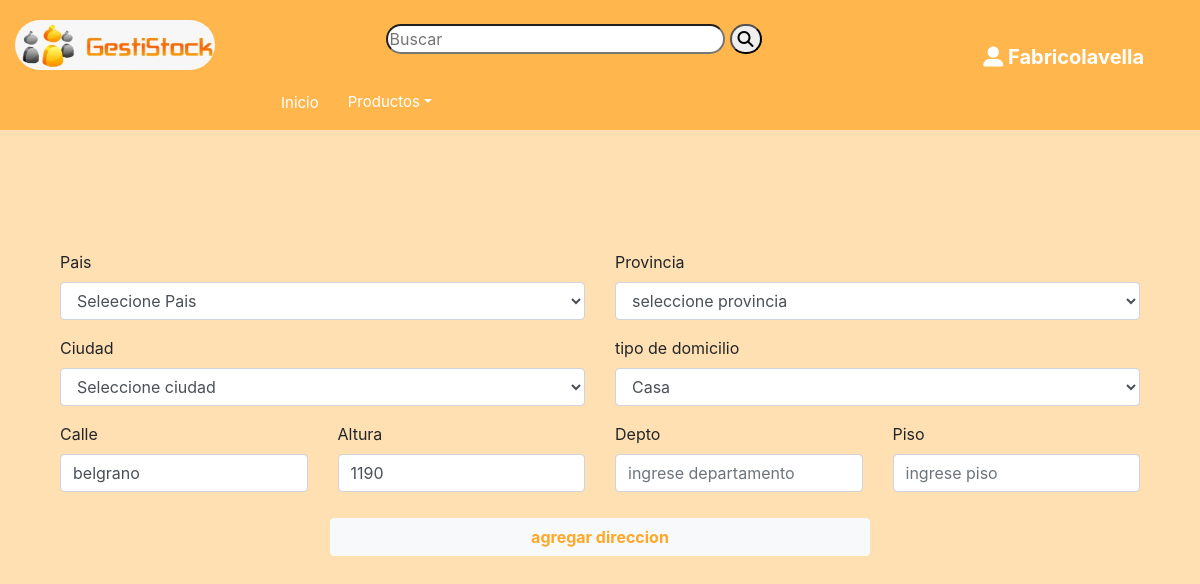
/ModDomicilioCompra.php?idDireccion=18 (signed in), run on an earlier commit of the app's database.
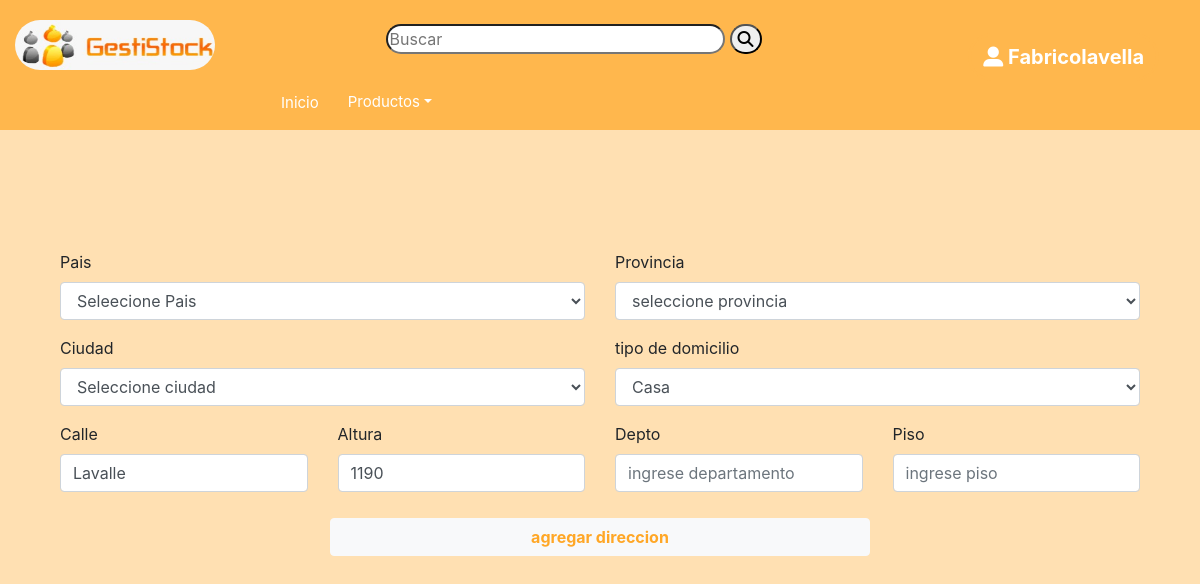
And on a later commit of the database.
### tables this page shows
CREATE TABLE `direcciones` (
  `idDireccion` int(11) NOT NULL,
  `idCiudad` int(11) NOT NULL,
  `idPersona` int(11) NOT NULL,
  `idTipoDomicilio` int(11) NOT NULL,
  `calle` varchar(45) DEFAULT NULL,
  `altura` int(11) DEFAULT NULL,
  `dpto` varchar(45) DEFAULT NULL,
  `piso` varchar(45) DEFAULT NULL
);

### ModDomicilioCompra.php (the view, shortened to what this page needs)
<?php
require("header.php");
?>
<div class="row">
<div class="container">
<?php
$select5=mysqli_query($conexion,"SELECT idTipoDomicilio,descripcion FROM tiposdomicilios ORDER BY descripcion ASC");
?>
 <?php
if(isset($_GET['idDireccion'])){
    $idDireccion=$_GET['idDireccion'];
    $select=mysqli_query($conexion,"SELECT * FROM direcciones WHERE idDireccion=$idDireccion");
    while($r=mysqli_fetch_array($select)){
?>
    <div class="col-md-12" style="padding-top:120px">
                      <form action="direccionesClientes.php" method="POST">
                         <div class="row">
                            <div class="col-md-6">
                              <div class="form-group">
                                <label>Pais</label>
                                <select class="form-control" id="cbxpais" name="cbxpais">
               	                  <option>Seleecione Pais</option>
                                </select>
                              </div>
                              <div class="form-group">
                                <label>Ciudad</label>
                                <select class="form-control" id="cbxciudad" name="cbxciudad">
                                   <option>Seleccione ciudad</option>
                                </select>
                              </div>
                              <div class="row">
                                <div class="form-group col-md-6">
                                  <label>Calle</label>
                                  <input type="text" class="form-control" name="calle" id="calle" value="<?php echo $r['calle'];?>"  placeholder="ingrese calle">
                                </div>
                                <div class="form-group col-md-6">
                                  <label>Altura</label>
                                  <input type="text" class="form-control" name="altura" id="altura" value="<?php echo $r['altura'];?>" placeholder="ingrese altura">
                                </div>
                              </div>
                            </div>
                            <div class="col-md-6">
                               <div class="form-group">
                                  <label>Provincia</label>
                                  <select class="form-control" id="cbxprovincia" name="cbxprovincia">
                                     <option>seleccione provincia</option>
                                  </select>
                               </div>
                               <div class="form-group">
                                  <label>tipo de domicilio</label>
                                  <select class="form-control" id="tipodomicilio" name="tipodomicilio">
                                    <?php while ($rsTP = $select5->fetch_assoc()){?>
                                       <option value="<?php echo $rsTP['idTipoDomicilio']; ?>"><?php echo $rsTP['descripcion'];?></option>
                                    <?php } ?>
                                  </select>
                               </div>
                               <div class="row">
                                  <div class="form-group col-md-6">
                                     <label>Depto</label>
                                     <input type="text" class="form-control" name="dpto" id="dpto" value="<?php echo $r['dpto'];?>" placeholder="ingrese departamento">
                                  </div>
                                  <div class="form-group col-md-6">
                                     <label>Piso</label>
                                     <input type="text" class="form-control" name="piso" id="piso" value="<?php echo $r['piso'];?>" placeholder="ingrese piso">
                                  </div>
                               </div>
                            </div>
                            <div class="col-md-12" align="center">
                            <button style="width: 50%;" name="direcciones" value="direcciones" id="btn2" class="btn btn-light">agregar direccion</button>
                            </div>
                         </div>
                      </form>
                   </div>
<?php
    }
}
?>
</div>
</div>

What changed in the data, as far as the page shows it:
changed direcciones: calle "belgrano" → "Lavalle"
